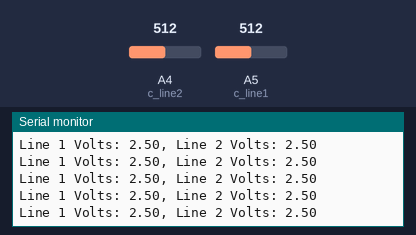
This sketch was run on a simulated Arduino Uno, built with avr-gcc and run on an emulated ATmega328P. Shown: the last lines printed to the serial monitor. The inputs (shaded band) are chosen by the test bench; at power-on: A4 (c_line2) = 512, A5 (c_line1) = 512.

Above: at 1.2 s.
1.3 s: A4 (c_line2) set to 716
At 1.4 s:
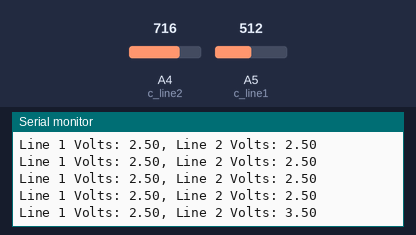
4.3 s: A5 (c_line1) set to 716
At 4.31 s:
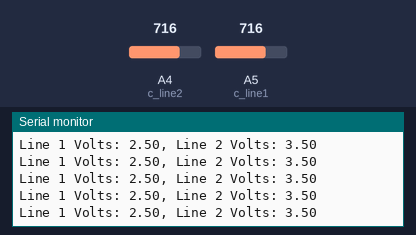
7.3 s: A4 (c_line2) set to 900
At 7.3 s:
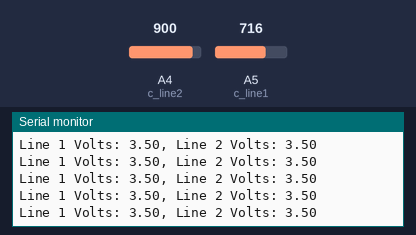
10.3 s: A5 (c_line1) set to 900
At 10.3 s:
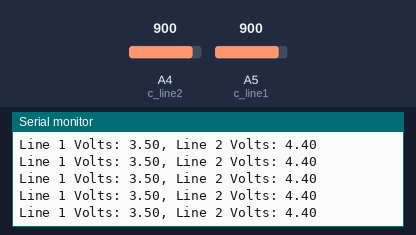
Timing chart, 0 to 13.3 s (numbered marks = the images above; inputs shaded):
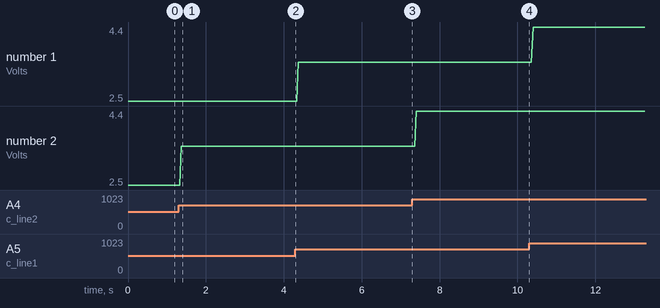

The sketch:

AnalogSketch.ino
```cpp
const int c_line1 = A5;
const int c_line2 = A4;

void setup() {
// put your setup code here, to run once:
Serial.begin( 9600 );
}

void loop() {
// put your main code here, to run repeatedly:
float line1Volts = analogRead( c_line1 ) * 5.F / 1023.F;
float line2Volts = analogRead( c_line2 ) * 5.F / 1023.F;

Serial.print( "Line 1 Volts: " );
Serial.print( line1Volts );
Serial.print( ", Line 2 Volts: " );
Serial.println( line2Volts );
}
```

Measured:
- after the input at 1.3 s, the serial monitor: prints a new line after 0.07 s (image 1)
- plotted number 2: 2.5 → 3.5 after the input at 1.3 s, 3.5 → 4.4 after the input at 7.3 s
